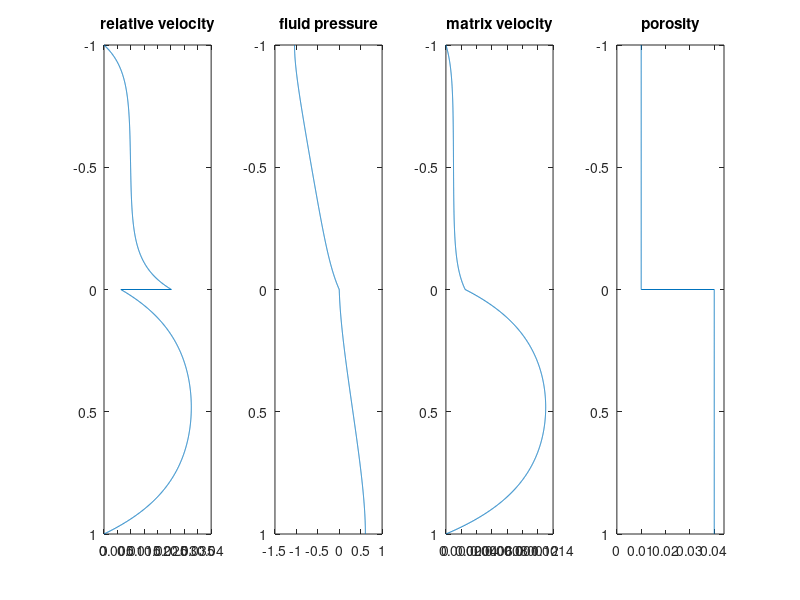

Reproduce this figure in MATLAB.
L = 1;
Theta = 0;
phi_m = .01;
phi_p = .04;
R_m = ((1-phi_m)*((4/3)*phi_m+1)*phi_m^(1+2*Theta))^(-1/2);
R_p = ((1-phi_p)*((4/3)*phi_p+1)*phi_p^(1+2*Theta))^(-1/2);
E_m = exp(-R_m*L);
E_p = exp(-R_p*L);
phiFM_p = phi_p^(2*(1+Theta))*(1-phi_p);
phiFM_m = phi_m^(2*(1+Theta))*(1-phi_m);
phiFP_p = phi_p^(1+2*Theta)*(1-phi_p)^2;
phiFP_m = phi_m^(1+2*Theta)*(1-phi_m)^2;

A = [E_p         1            0          0    0 0 ; ...
      0          0            1         E_m   0 0 ; ...
     1/R_p    -E_p/R_p        0          0    1 0 ; ...
      0          0         E_m/R_m     -1/R_m 0 1 ; ...
   phiFM_p  phiFM_p*E_p -phiFM_m*E_m -phiFM_m 0 0 ; ...
   -phiFP_p*R_p+(1-phi_p)/R_p      phiFP_p*R_p*E_p-(1-phi_p)*E_p/R_p     phiFP_m*R_m*E_m-(1-phi_m)*E_m/R_m     -phiFP_m*R_m+(1-phi_m)/R_m    1-phi_p    -(1-phi_m)];

b = [1 1 0 0 phiFM_p-phiFM_m 0]';


C = A\b;

C1_p = C(1);
C2_p = C(2);
C1_m = C(3);
C2_m = C(4);
CPInt_p = C(5);
CPInt_m = C(6);

x_m = -L:.001:0;
x_p = 0:.001:L;


vr_m = phi_m^(1+Theta)*(1-phi_m)*(1 - C1_m*exp(-R_m*(x_m+L)) - C2_m*exp(R_m*x_m));
vr_p = phi_p^(1+Theta)*(1-phi_p)*(1 - C1_p*exp(-R_p*x_p) - C2_p*exp(R_p*(x_p-L)));
p_m = (1-phi_m)*(x_m + C1_m*exp(-R_m*(x_m+L))/R_m - C2_m*exp(R_m*x_m)/R_m + CPInt_m);
p_p = (1-phi_p)*(x_p + C1_p*exp(-R_p*x_p)/R_p - C2_p*exp(R_p*(x_p-L))/R_p + CPInt_p);
vm_m = phi_m^(2*(1+Theta))*(1-phi_m)*(1 - C1_m*exp(-R_m*(x_m+L)) - C2_m*exp(R_m*x_m));
vm_p = phi_p^(2*(1+Theta))*(1-phi_p)*(1 - C1_p*exp(-R_p*x_p) - C2_p*exp(R_p*(x_p-L)));
phiV_m = ones(size(x_m))*phi_m;
phiV_p = ones(size(x_p))*phi_p;
subplot(1,4,1)
plot([x_m x_p],[vr_m vr_p])
view(90,90)
title('relative velocity')
subplot(1,4,2)
plot([x_m x_p],[p_m p_p])
view(90,90)
title('fluid pressure')
subplot(1,4,3)
plot([x_m x_p],[vm_m vm_p])
view(90,90)
title('matrix velocity')
subplot(1,4,4)
plot([x_m x_p],[phiV_m phiV_p])
axis([ -L L 0 phi_p*1.1])
view(90,90)
title('porosity')